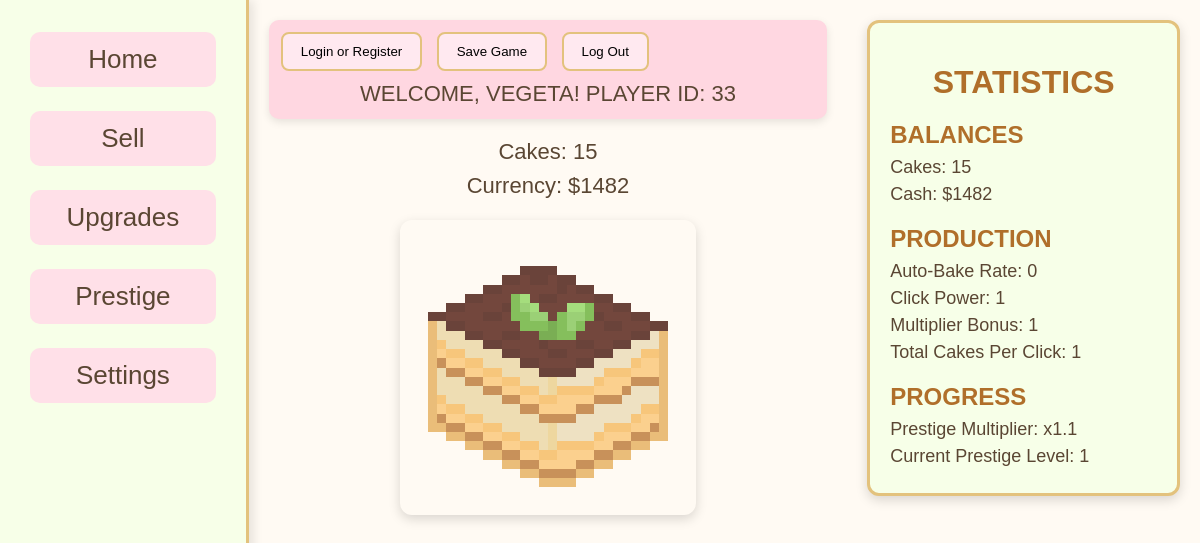
The page /index.php (signed in) on the database as committed earlier.
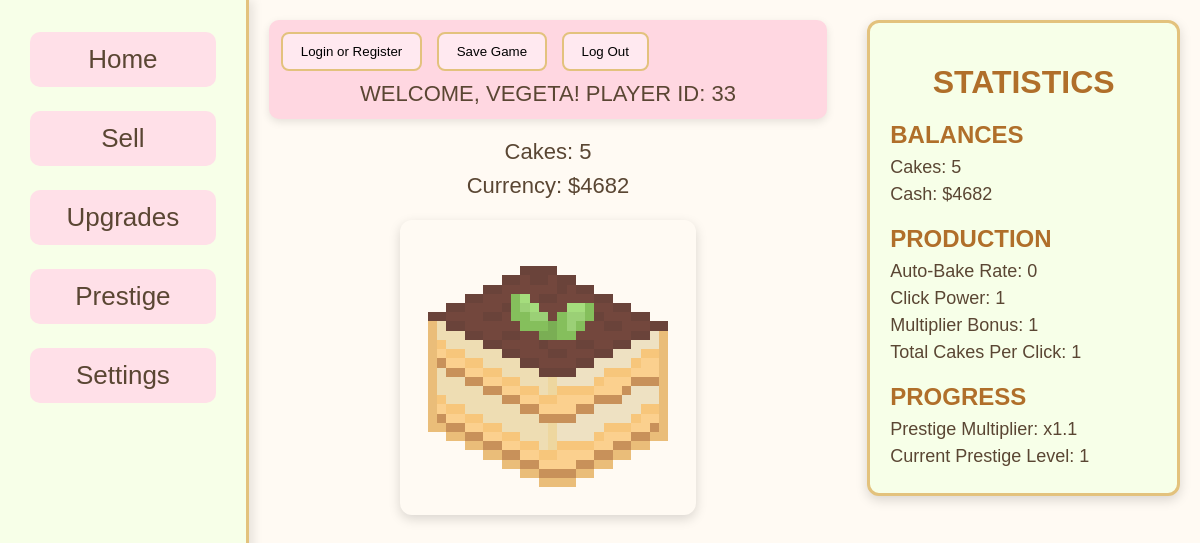
The same page on the database as committed later.
### tables this page shows
CREATE TABLE "player_save" (
    id INTEGER PRIMARY KEY,
    cakes INTEGER DEFAULT 0,
    currency INTEGER DEFAULT 0, "multiplier" INTEGER DEFAULT 1, clickPower INTEGER DEFAULT 1, cps INTEGER DEFAULT 0, prestige_level INTEGER DEFAULT 0, prestige_multiplier REAL DEFAULT 1, "lifetime" INTEGER DEFAULT 0, "bonus" INTEGER DEFAULT 0, prestige_points INTEGER DEFAULT 0,
    FOREIGN KEY (id) REFERENCES users(id)
);

### index.php (the view, shortened to what this page needs)
<?php
    require_once __DIR__ . '/php/config.php';
    $current_cakes = 0;
    $current_currency = 0;
    if(isset($_SESSION['user_id'])) {
        try {
            $dsn = "sqlite:$db";
            $pdo = new \PDO($dsn);
            $pdo->setAttribute(\PDO::ATTR_ERRMODE, \PDO::ERRMODE_EXCEPTION);
            $stmt = $pdo->prepare("
                SELECT cakes, currency, multiplier, clickPower, cps, bonus, prestige_points, prestige_multiplier, prestige_level
                FROM player_save
                WHERE id = :user_id
            ");
            $stmt->execute([':user_id' => $_SESSION['user_id']]);
            $player_data = $stmt->fetch(\PDO::FETCH_ASSOC);
            if($player_data) {
                $current_cakes = (int)$player_data['cakes'];
                $current_currency = (int)$player_data['currency'];
                $current_multiplier = (int)$player_data['multiplier'];
                $current_clickPower = (int)$player_data['clickPower'];
                $current_cps = (int)$player_data['cps'];
                $current_prestige_multiplier = (float)$player_data['prestige_multiplier'];
                $current_prestige_level      = (int)$player_data['prestige_level'];
            }
        } catch (\PDOException $e) {
            echo "Database connection failed: " . $e->getMessage();
        }
    }
?>
<!DOCTYPE html>
    <html lang="en">
    <head>
        <link rel="stylesheet" href="Styles/index.css">
    </head>
    <body>
        <div class="column1">
            <div id="nav">
                <ul>
                    <li><a href="index.php"><button id = "homeButton">Home</button></a></li>
                    <li><a href="sell_cakes.php"><button id = "sellButton">Sell</button></a></li>
                    <li><a href="upgrades.php"><button id = "upgradesButton">Upgrades</button></a></li>
                    <li><a href="prestige.php"><button id = "prestigeButton">Prestige</button></a></li>
                    <li><a href="settings.php"><button id = "settingsButton">Settings</button></a></li>
                </ul>
            </div>
        </div>
        <div class="column2">
            <div id="topBar">
                <a href="php/login.php"><button id = "loginButton">Login or Register</button></a>
                <button id="saveButton">Save Game</button>
                <button id = "logOut">Log Out</button>
                <?php
                    if (isset($_SESSION['username'])):
                ?>
                <div class="welcome-message">
                    <?php
                        echo 'WELCOME, ' . strtoupper($_SESSION['username']) . '!';
                        echo ' PLAYER ID: ' . $_SESSION['user_id'];
                    ?>
                </div>
                    <?php else: ?>
                        <div class = "login-message">
                            <p>&#8593 LOG IN OR CREATE ACCOUNT TO PLAY</p>
                        </div>
                    <?php endif; ?>
            </div>
            <div id="currency">
                <ul>
                    <li>Cakes: <span id="clickCount1" data-cake><?php echo isset($current_cakes) ? $current_cakes : 0; ?></span></li>
                    <li>Currency: $<span id="cash"><?php echo isset($current_currency) ? $current_currency : 0; ?></span></li>
                </ul>
            </div>
            <div id="cake">
                <button id="clicker"><img src="Images/Tiramisu.png" alt="Cake"></button>
            </div>
        </div>
        <div class="column3">
            <div id="stats">
                <h1>STATISTICS</h1>
                <h2>BALANCES</h2>
                    <ul>
                        <li>Cakes: <span id="clickCount2" data-cake><?php echo isset($current_cakes) ? $current_cakes : 0; ?></span></li>
                        <li>Cash: $<span id="money"><?php echo isset($current_currency) ? $current_currency : 0; ?></span></li>
                    </ul>
                <h2>PRODUCTION</h2>
                    <ul>
                        <li>Auto-Bake Rate: <?php echo isset($current_cps) ? $current_cps : 0; ?></li>
                        <li>Click Power: <?php echo isset($current_clickPower) ? $current_clickPower : 0;?></li>
                        <li>Multiplier Bonus: <?php echo isset($current_multiplier) ? $current_multiplier : 0; ?></li>
                        <li>Total Cakes Per Click: <?php echo isset($current_clickPower) ? $current_clickPower * $current_multiplier : 0;?></li>
                    </ul>
                <h2>PROGRESS</h2>
                    <ul>
                        <li>Prestige Multiplier: x<?php echo $current_prestige_multiplier; ?></li>
                        <li>Current Prestige Level: <?php echo $current_prestige_level; ?></li>
                    </ul>
        </div>
    </body>
</html>

### Styles/index.css (style rules this page uses)
html, body { margin: 0; padding: 0; height: 100%; background-color: #fffaf3; font-family: 'Trebuchet MS', sans-serif; color: #5a4633; }
body { display: flex; flex-direction: row; min-height: 100vh; }
.column1 { width: 22%; background-color: #f7ffe8; border-right: 3px solid #e3c27d; padding-top: 20px; box-shadow: 4px 0 10px rgba(0,0,0,0.1); }
#nav ul { list-style: none; padding: 0; margin: 0; }
#nav ul li { padding: 12px 30px; }
#nav ul li button { width: 100%; font-size: 26px; padding: 12px; border-radius: 10px; border: none; background-color: #ffe0e8; color: #5a4633; cursor: pointer; transition: 0.2s ease; }
.column2 { width: 50%; padding: 20px; }
#topBar { background-color: #ffd7e1; padding: 12px; border-radius: 10px; margin-bottom: 20px; box-shadow: 0 3px 8px rgba(0,0,0,0.1); }
#topBar button { background-color: #ffe9f0; border: 2px solid #e3c27d; padding: 10px 18px; border-radius: 8px; margin-right: 10px; cursor: pointer; transition: 0.2s ease; }
.welcome-message { text-align: center; font-size: 22px; color: #5a4633; margin-top: 10px; }
#currency ul { list-style: none; padding: 0; margin: 0; font-size: 22px; text-align: center; }
#currency ul li { margin: 8px 0; }
#cake button { display: block; margin: 20px auto; width: 55%; background: none; border: none; cursor: pointer; }
#cake button img { width: 100%; border-radius: 12px; box-shadow: 0 4px 12px rgba(0,0,0,0.15); transition: 0.15s ease; image-rendering: pixelated; animation: cakePulse 1.4s ease-in-out infinite; }
.column3 { width: 28%; padding: 20px; }
#stats { background-color: #f7ffe8; border: 3px solid #e3c27d; border-radius: 12px; padding: 20px; box-shadow: 0 4px 12px rgba(0,0,0,0.15); }
#stats h1 { text-align: center; margin-bottom: 15px; color: #b06f2a; }
#stats h2 { margin-top: 20px; margin-bottom: 8px; color: #b06f2a; }
#stats ul { list-style: none; padding: 0; margin: 0; }
#stats ul li { margin: 6px 0; font-size: 18px; }

Rows that differ between the two databases and show on the page:
changed player_save: cakes "15" → "5"; currency "1482" → "4682"
